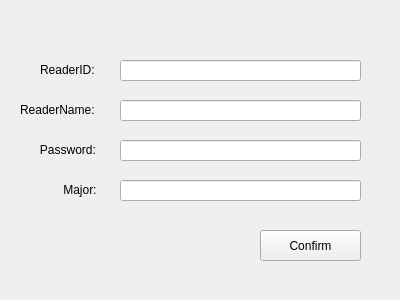
<?xml version="1.0" encoding="UTF-8"?>
<ui version="4.0">
 <class>ModifyReader</class>
 <widget class="QWidget" name="ModifyReader">
  <property name="geometry">
   <rect>
    <x>0</x>
    <y>0</y>
    <width>400</width>
    <height>300</height>
   </rect>
  </property>
  <property name="windowTitle">
   <string>ModifyReader</string>
  </property>
  <widget class="QLabel" name="majorLabel">
   <property name="geometry">
    <rect>
     <x>20</x>
     <y>180</y>
     <width>101</width>
     <height>20</height>
    </rect>
   </property>
   <property name="text">
    <string>             Major:</string>
   </property>
  </widget>
  <widget class="QLabel" name="readerNameLabel">
   <property name="geometry">
    <rect>
     <x>20</x>
     <y>100</y>
     <width>101</width>
     <height>20</height>
    </rect>
   </property>
   <property name="text">
    <string>ReaderName:</string>
   </property>
  </widget>
  <widget class="QLineEdit" name="readerNameEdit">
   <property name="geometry">
    <rect>
     <x>120</x>
     <y>100</y>
     <width>241</width>
     <height>21</height>
    </rect>
   </property>
  </widget>
  <widget class="QLabel" name="passwordLabel">
   <property name="geometry">
    <rect>
     <x>20</x>
     <y>140</y>
     <width>101</width>
     <height>20</height>
    </rect>
   </property>
   <property name="text">
    <string>      Password:</string>
   </property>
  </widget>
  <widget class="QLineEdit" name="majorEdit">
   <property name="geometry">
    <rect>
     <x>120</x>
     <y>180</y>
     <width>241</width>
     <height>21</height>
    </rect>
   </property>
  </widget>
  <widget class="QLineEdit" name="readerIDEdit">
   <property name="geometry">
    <rect>
     <x>120</x>
     <y>60</y>
     <width>241</width>
     <height>21</height>
    </rect>
   </property>
  </widget>
  <widget class="QPushButton" name="confirmButton">
   <property name="geometry">
    <rect>
     <x>260</x>
     <y>230</y>
     <width>101</width>
     <height>31</height>
    </rect>
   </property>
   <property name="text">
    <string>Confirm</string>
   </property>
  </widget>
  <widget class="QLineEdit" name="passwordEdit">
   <property name="geometry">
    <rect>
     <x>120</x>
     <y>140</y>
     <width>241</width>
     <height>21</height>
    </rect>
   </property>
  </widget>
  <widget class="QLabel" name="readerIDLabel">
   <property name="geometry">
    <rect>
     <x>40</x>
     <y>60</y>
     <width>71</width>
     <height>20</height>
    </rect>
   </property>
   <property name="text">
    <string>ReaderID:</string>
   </property>
  </widget>
 </widget>
 <resources/>
 <connections/>
</ui>
